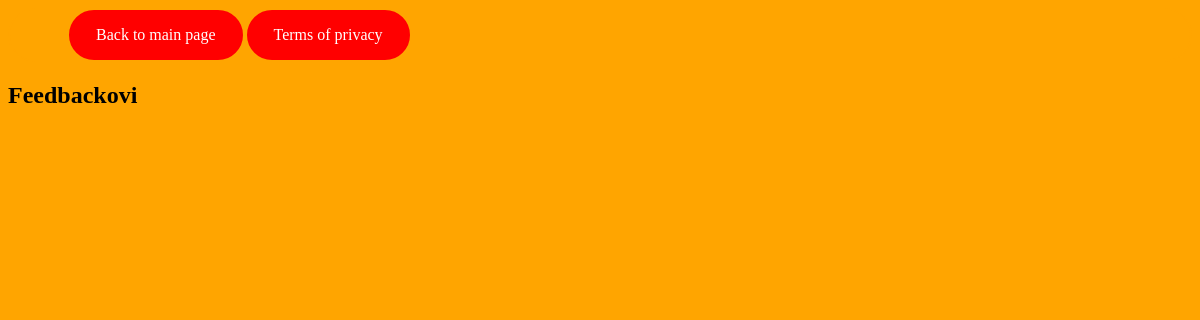
/old_version/trenutnifeedback.php, run on an earlier commit of the app's database.
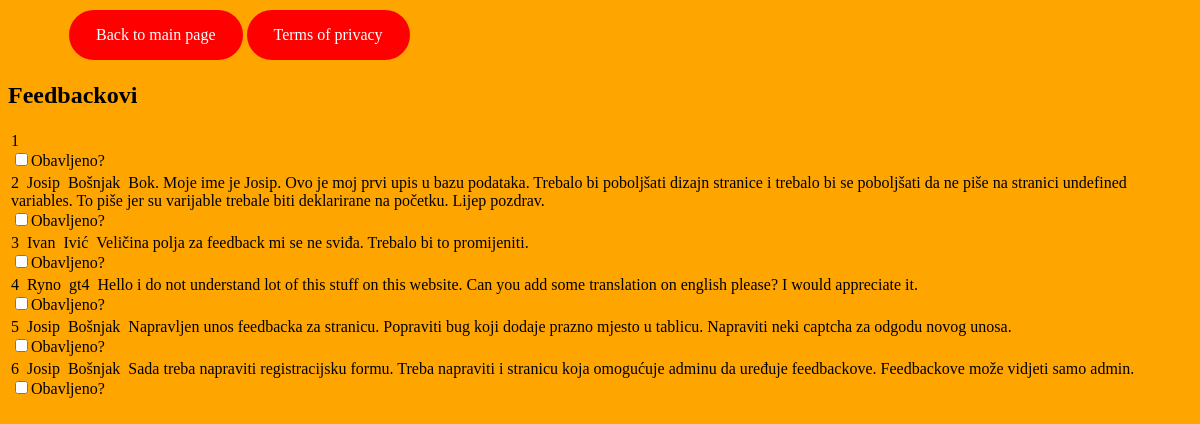
And on a later commit of the database.
### tables this page shows
CREATE TABLE `kvaliteta` (
  `id` int primary key auto_increment not null,
  `firstname` varchar(50) NOT NULL,
  `lastname` varchar(150) NOT NULL,
  `suggestion` varchar(255) NOT NULL
);

### old_version/trenutnifeedback.php (the view, shortened to what this page needs)
<!doctype html>
<html>
<head>
<link href="css/stil.css" rel="stylesheet" type="text/css" media="all">
</head>
<body>
<div class="con">
<nav>
<a href="index.html" target="_blank">Back to main page</a>
<a href="privacy.php" target="_blank">Terms of privacy</a>
</nav>
</div>
<div class="pravila">
<section><h2>Feedbackovi</h2>
<table>
<?php
include('dbconn.php');
$query="SELECT * FROM kvaliteta";
$q=mysqli_query($dbc,$query);
while($row=mysqli_fetch_array($q)){
	echo"<tr>";
	echo"<td>".$row['id']."&ensp;".$row['firstname']."&ensp;".$row['lastname']."&ensp;".$row['suggestion']."<br/> <input type='checkbox' name='obavljeno' value='Obavljeno?'/><label>Obavljeno?</label></td>";
	echo "</tr>";
};
?>
</table>
</section>
</div>
</body>
</html>

### old_version/css/stil.css (style rules this page uses)
body { background-color: orange; }
nav a:link, a:visited { border: 2px solid red; border-radius: 30px; margin-left: 5%; margin-right: -5%; background-color: red; color: #fff; padding: 14px 25px; text-align: center; text-decoration: none; display: inline-block; }
nav { border: 2px solid red; border-radius: 30px; border-color: orange; }

What changed in the data, as far as the page shows it:
added kvaliteta: id "1"
added kvaliteta: id "2", firstname "Josip", lastname "Bošnjak", suggestion "Bok. Moje ime je Josip. Ovo je moj prvi upis u bazu podataka. Trebalo bi poboljšati dizajn stranice i trebalo bi se poboljšati da ne piše na stranici undefined variables. To piše jer su varijable trebale biti deklarirane na početku. Lijep pozdrav."
added kvaliteta: id "3", firstname "Ivan", lastname "Ivić", suggestion "Veličina polja za feedback mi se ne sviđa. Trebalo bi to promijeniti."
added kvaliteta: id "4", firstname "Ryno", lastname "gt4", suggestion "Hello i do not understand lot of this stuff on this website. Can you add some translation on english please? I would appreciate it."
added kvaliteta: id "5", firstname "Josip", lastname "Bošnjak", suggestion "Napravljen unos feedbacka za stranicu. Popraviti bug koji dodaje prazno mjesto u tablicu. Napraviti neki captcha za odgodu novog unosa."
added kvaliteta: id "6", firstname "Josip", lastname "Bošnjak", suggestion "Sada treba napraviti registracijsku formu. Treba napraviti i stranicu koja omogućuje adminu da uređuje feedbackove. Feedbackove može vidjeti samo admin."
